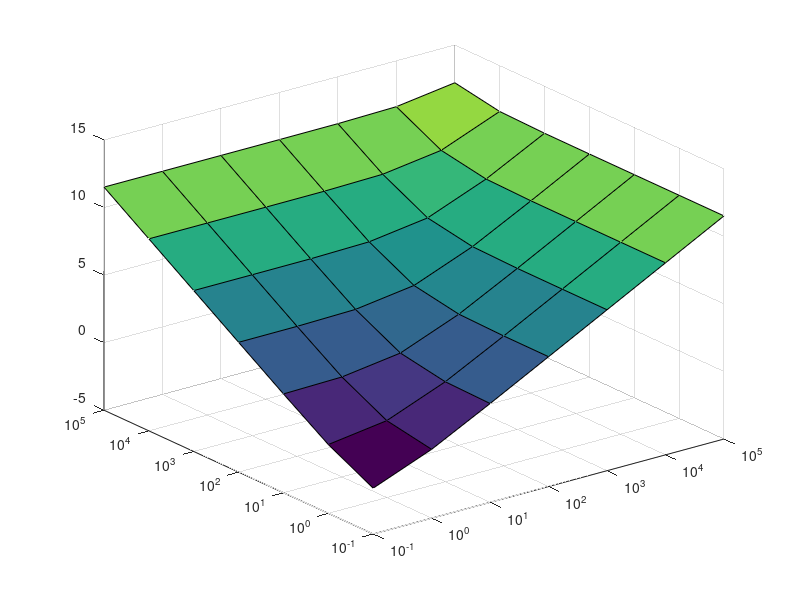

MATLAB code for this plot:
list_a=[.1 1 10 100 1000 10000 100000];
list_b=[.1 1 10 100 1000 10000 100000];
list_b

function [E] = test_dataset_parameters(a,b)
    E = a+b;
endfunction
f      = @ test_dataset_parameters;   % a simulated  error function

[ Grid_a, Grid_b ] = ndgrid( list_a, list_b );

F = log( f( Grid_a, Grid_b ) );   % log error evaluated on the gridpoints

SurfObj = surf( list_a, list_b, F );
Axes = get( SurfObj, 'parent' )
set( Axes, 'xscale', 'log', 'yscale', 'log' )   % use logarithmic axes